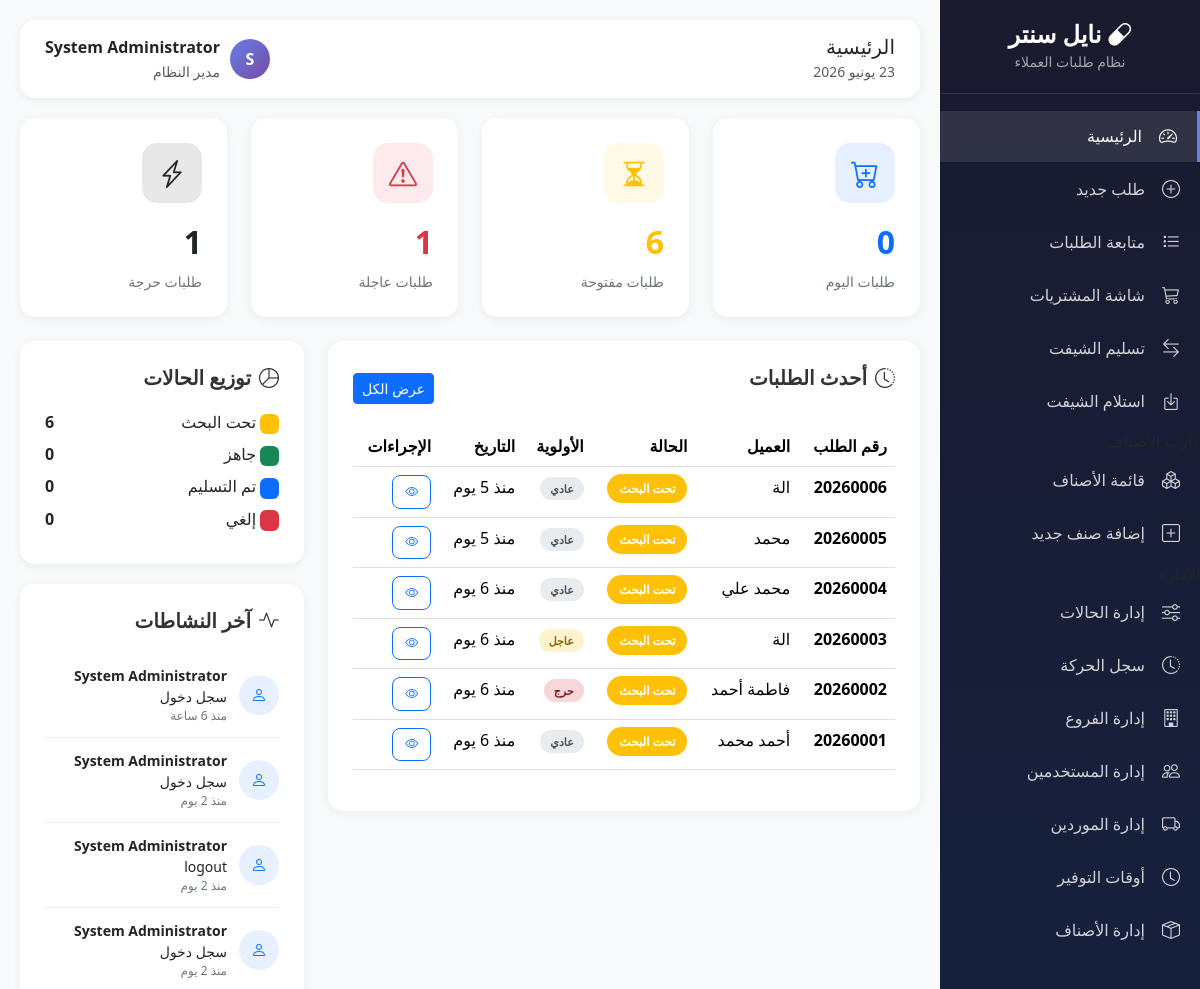
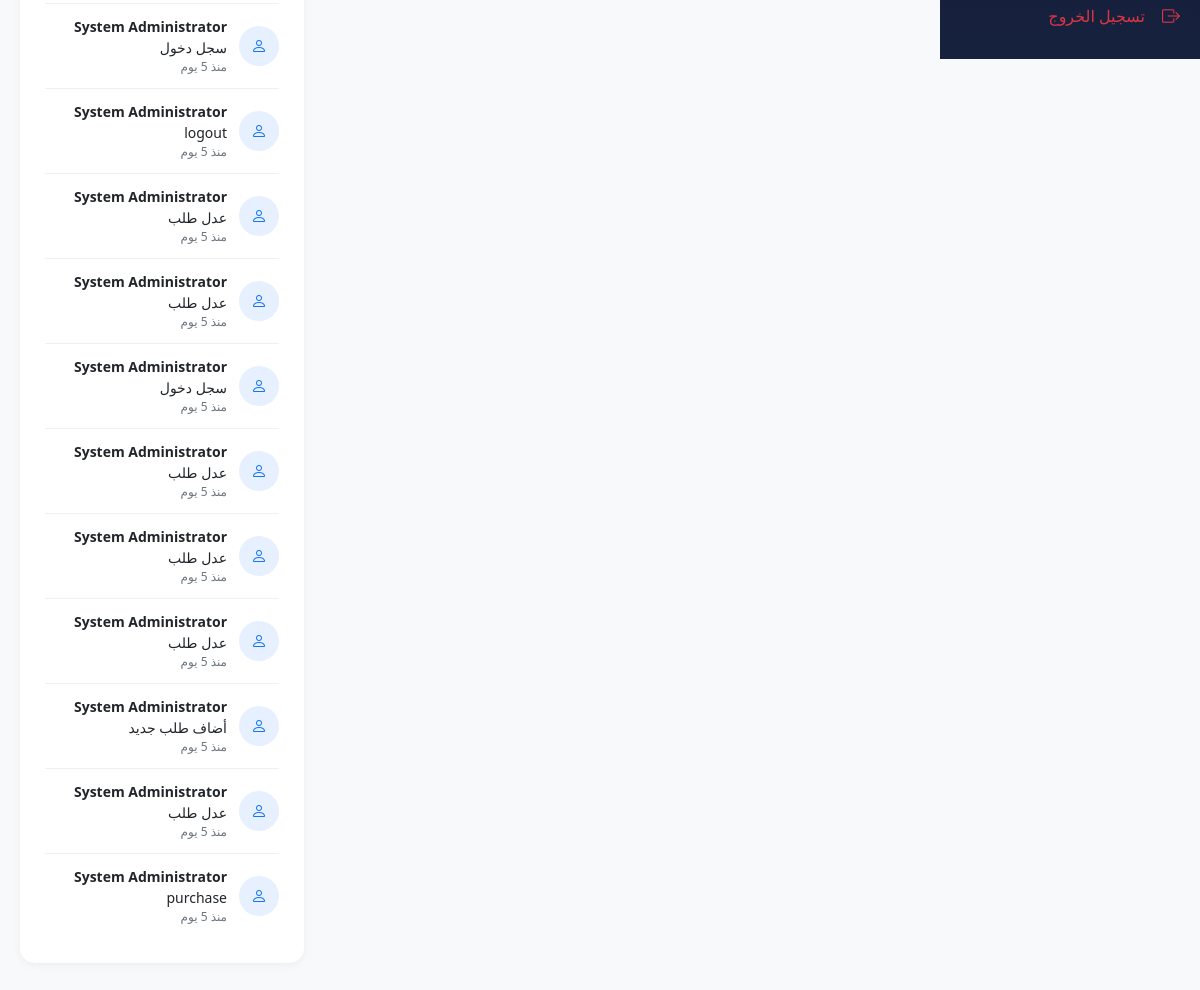
The page /modules/customer-requests/index.php (signed in) on the database its author committed (2 pictures, top to bottom).
### tables this page shows
CREATE TABLE `orders` (
  `id` int(11) NOT NULL,
  `order_number` varchar(20) NOT NULL,
  `customer_id` int(11) DEFAULT NULL,
  `customer_code` varchar(50) DEFAULT NULL,
  `customer_name` varchar(100) NOT NULL,
  `customer_phone` varchar(20) DEFAULT NULL,
  `customer_phone2` varchar(20) DEFAULT NULL,
  `customer_address` varchar(255) DEFAULT NULL,
  `branch_code` varchar(20) DEFAULT NULL,
  `order_date` datetime DEFAULT current_timestamp(),
  `priority` enum('normal','urgent','critical') DEFAULT 'normal',
  `status_id` int(11) DEFAULT 1,
  `total_items` int(11) DEFAULT 0,
  `notes` text DEFAULT NULL,
  `created_by` int(11) NOT NULL,
  `created_at` timestamp NOT NULL DEFAULT current_timestamp(),
  `updated_by` int(11) DEFAULT NULL,
  `updated_at` timestamp NULL DEFAULT NULL,
  `total_discount_type` enum('percentage','fixed') DEFAULT NULL,
  `total_discount_value` decimal(10,2) DEFAULT 0.00,
  `final_total` decimal(10,2) DEFAULT 0.00
);

CREATE TABLE `order_statuses` (
  `id` int(11) NOT NULL,
  `status_name` varchar(50) NOT NULL,
  `status_color` varchar(20) DEFAULT '#6c757d',
  `sort_order` int(11) DEFAULT 0,
  `is_default` tinyint(1) DEFAULT 0,
  `is_final` tinyint(1) DEFAULT 0,
  `is_active` tinyint(1) DEFAULT 1,
  `created_at` timestamp NOT NULL DEFAULT current_timestamp(),
  `updated_at` timestamp NOT NULL DEFAULT current_timestamp() ON UPDATE current_timestamp()
);

CREATE TABLE `activity_logs` (
  `id` int(11) NOT NULL,
  `user_id` int(11) DEFAULT NULL,
  `user_name` varchar(100) DEFAULT NULL,
  `action` varchar(50) NOT NULL,
  `table_name` varchar(50) DEFAULT NULL,
  `record_id` int(11) DEFAULT NULL,
  `old_value` text DEFAULT NULL,
  `new_value` text DEFAULT NULL,
  `ip_address` varchar(50) DEFAULT NULL,
  `created_at` timestamp NOT NULL DEFAULT current_timestamp()
);

CREATE TABLE `users` (
  `id` int(11) NOT NULL,
  `username` varchar(50) NOT NULL,
  `password` varchar(255) NOT NULL,
  `full_name` varchar(100) NOT NULL,
  `role` enum('admin','pharmacist','purchaser','cashier') DEFAULT 'pharmacist',
  `branch_code` varchar(20) DEFAULT NULL,
  `phone` varchar(20) DEFAULT NULL,
  `is_active` tinyint(1) DEFAULT 1,
  `last_login` datetime DEFAULT NULL,
  `created_at` timestamp NOT NULL DEFAULT current_timestamp(),
  `updated_at` timestamp NOT NULL DEFAULT current_timestamp() ON UPDATE current_timestamp()
);

### core/config.php (called while the page is built, shortened)
<?php
function timeAgo($datetime) {
    $time = strtotime($datetime);
    $now = time();
    $diff = $now - $time;
    if ($diff < 86400) return 'منذ ' . floor($diff / 3600) . ' ساعة';
    if ($diff < 604800) return 'منذ ' . floor($diff / 86400) . ' يوم';
    return date('Y-m-d', $time);
}
function arabicDate($date) {
    $d = new DateTime($date);
    $day = $d->format('d');
    $month = AR_MONTHS[(int)$d->format('m') - 1];
    $year = $d->format('Y');
    return "$day $month $year";
}

### modules/customer-requests/index.php (the view, shortened to what this page needs)
<?php
require_once __DIR__ . '/../../core/config.php';
$db = getDB();
$stats = [];
$stmt = $db->query("SELECT COUNT(*) as count FROM orders WHERE DATE(order_date) = CURDATE()");
$stats['today_orders'] = $stmt->fetch()['count'];
$stmt = $db->query("SELECT COUNT(*) as count FROM orders o
    JOIN order_statuses os ON o.status_id = os.id
    WHERE os.is_final = 0");
$stats['open_orders'] = $stmt->fetch()['count'];
$stmt = $db->query("SELECT COUNT(*) as count FROM orders WHERE priority = 'urgent' AND status_id IN (SELECT id FROM order_statuses WHERE is_final = 0)");
$stats['urgent_orders'] = $stmt->fetch()['count'];
$stmt = $db->query("SELECT COUNT(*) as count FROM orders WHERE priority = 'critical' AND status_id IN (SELECT id FROM order_statuses WHERE is_final = 0)");
$stats['critical_orders'] = $stmt->fetch()['count'];
$stmt = $db->query("SELECT o.*, os.status_name, os.status_color, u.full_name as creator_name
    FROM orders o
    JOIN order_statuses os ON o.status_id = os.id
    JOIN users u ON o.created_by = u.id
    ORDER BY o.created_at DESC LIMIT 10");
$recent_orders = $stmt->fetchAll();
$stmt = $db->query("SELECT os.status_name, os.status_color, COUNT(o.id) as count
    FROM order_statuses os
    LEFT JOIN orders o ON os.id = o.status_id
    WHERE os.is_active = 1
    GROUP BY os.id, os.status_name, os.status_color
    ORDER BY os.sort_order");
$status_dist = $stmt->fetchAll();
$stmt = $db->query("SELECT al.*, u.full_name as user_name
    FROM activity_logs al
    LEFT JOIN users u ON al.user_id = u.id
    ORDER BY al.created_at DESC LIMIT 15");
$activities = $stmt->fetchAll();
$page_title = 'الرئيسية';
?>
<!DOCTYPE html>
<html lang="ar" dir="rtl">
<head>
    <link href="https://cdn.jsdelivr.net/npm/bootstrap@5.3.2/dist/css/bootstrap.rtl.min.css" rel="stylesheet">
    <link href="https://cdn.jsdelivr.net/npm/bootstrap-icons@1.11.1/font/bootstrap-icons.css" rel="stylesheet">
    <link href="https://cdn.datatables.net/1.13.7/css/dataTables.bootstrap5.min.css" rel="stylesheet">
</head>
<body>
<?php require_once __DIR__ . '/../../includes/sidebar.php'; ?>
    <div class="main-content">
        <div class="topbar">
            <div>
                <h5 class="mb-0"><?= $page_title ?></h5>
                <small class="text-muted"><?= arabicDate(date('Y-m-d')) ?></small>
            </div>
            <div class="d-flex align-items-center">
                <div class="user-avatar"><?= mb_substr($_SESSION['user_name'], 0, 1) ?></div>
                <div>
                    <div class="fw-bold"><?= $_SESSION['user_name'] ?></div>
                    <small class="text-muted"><?= $_SESSION['user_role'] === 'admin' ? 'مدير النظام' : 'صيدلي' ?></small>
                </div>
            </div>
        </div>
        <div class="row g-4 mb-4">
            <div class="col-md-3">
                <div class="stat-card">
                    <div class="stat-icon bg-primary bg-opacity-10 text-primary">
                        <i class="bi bi-cart-plus"></i>
                    </div>
                    <div class="stat-value text-primary"><?= $stats['today_orders'] ?></div>
                    <div class="stat-label">طلبات اليوم</div>
                </div>
            </div>
            <div class="col-md-3">
                <div class="stat-card">
                    <div class="stat-icon bg-warning bg-opacity-10 text-warning">
                        <i class="bi bi-hourglass-split"></i>
                    </div>
                    <div class="stat-value text-warning"><?= $stats['open_orders'] ?></div>
                    <div class="stat-label">طلبات مفتوحة</div>
                </div>
            </div>
            <div class="col-md-3">
                <div class="stat-card">
                    <div class="stat-icon bg-danger bg-opacity-10 text-danger">
                        <i class="bi bi-exclamation-triangle"></i>
                    </div>
                    <div class="stat-value text-danger"><?= $stats['urgent_orders'] ?></div>
                    <div class="stat-label">طلبات عاجلة</div>
                </div>
            </div>
            <div class="col-md-3">
                <div class="stat-card">
                    <div class="stat-icon bg-dark bg-opacity-10 text-dark">
                        <i class="bi bi-lightning-charge"></i>
                    </div>
                    <div class="stat-value text-dark"><?= $stats['critical_orders'] ?></div>
                    <div class="stat-label">طلبات حرجة</div>
                </div>
            </div>
        </div>
        <div class="row">
            <div class="col-lg-8">
                <div class="content-card">
                    <div class="d-flex justify-content-between align-items-center mb-3">
                        <h5><i class="bi bi-clock-history me-2"></i>أحدث الطلبات</h5>
                        <a href="orders.php" class="btn btn-sm btn-primary">عرض الكل</a>
                    </div>
                    <div class="table-responsive">
                        <table class="table table-hover">
                            <thead>
                                <tr>
                                    <th>رقم الطلب</th>
                                    <th>العميل</th>
                                    <th>الحالة</th>
                                    <th>الأولوية</th>
                                    <th>التاريخ</th>
                                    <th>الإجراءات</th>
                                </tr>
                            </thead>
                            <tbody>
                                <?php foreach ($recent_orders as $order): ?>
                                <tr>
                                    <td class="fw-bold"><?= $order['order_number'] ?></td>
                                    <td><?= $order['customer_name'] ?></td>
                                    <td>
                                        <span class="status-badge" style="background: <?= $order['status_color'] ?>">
                                            <?= $order['status_name'] ?>
                                        </span>
                                    </td>
                                    <td>
                                        <span class="priority-badge priority-<?= $order['priority'] ?>">
                                            <?= $order['priority'] === 'normal' ? 'عادي' : ($order['priority'] === 'urgent' ? 'عاجل' : 'حرج') ?>
                                        </span>
                                    </td>
                                    <td><?= timeAgo($order['created_at']) ?></td>
                                    <td>
                                        <a href="orders.php?view=<?= $order['id'] ?>" class="btn btn-sm btn-outline-primary btn-action">
                                            <i class="bi bi-eye"></i>
                                        </a>
                                    </td>
                                </tr>
                                <?php endforeach; ?>
                            </tbody>
                        </table>
                    </div>
                </div>
            </div>
            <div class="col-lg-4">
                <div class="content-card">
                    <h5><i class="bi bi-pie-chart me-2"></i>توزيع الحالات</h5>
                    <?php foreach ($status_dist as $status): ?>
                    <div class="d-flex justify-content-between align-items-center mb-2">
                        <span>
                            <span class="badge" style="background: <?= $status['status_color'] ?>">&nbsp;</span>
                            <?= $status['status_name'] ?>
                        </span>
                        <span class="fw-bold"><?= $status['count'] ?></span>
                    </div>
                    <?php endforeach; ?>
                </div>
                <div class="content-card">
                    <h5><i class="bi bi-activity me-2"></i>آخر النشاطات</h5>
                    <?php foreach ($activities as $activity): ?>
                    <div class="activity-item">
                        <div class="activity-icon bg-primary bg-opacity-10 text-primary">
                            <i class="bi bi-person"></i>
                        </div>
                        <div class="activity-content">
                            <div class="small">
                                <strong><?= $activity['user_name'] ?? 'System' ?></strong>
                                <?= $activity['action'] === 'login' ? 'سجل دخول' : ($activity['action'] === 'create' ? 'أضاف طلب جديد' : ($activity['action'] === 'update' ? 'عدل طلب' : $activity['action'])) ?>
                            </div>
                            <div class="activity-time"><?= timeAgo($activity['created_at']) ?></div>
                        </div>
                    </div>
                    <?php endforeach; ?>
                </div>
            </div>
        </div>
    </div>
</body>
</html>

### modules/customer-requests/index.php (style rules this page uses)
:root { --primary: #667eea; --secondary: #764ba2; --success: #198754; --warning: #ffc107; --danger: #dc3545; --info: #0dcaf0; }
body { background: #f8f9fa; font-family: 'Segoe UI', Tahoma, Geneva, Verdana, sans-serif; }
.main-content { margin-right: 260px; padding: 20px; }
.topbar { background: white; border-radius: 15px; padding: 15px 25px; margin-bottom: 20px; box-shadow: 0 2px 10px rgba(0,0,0,0.05); display: flex; justify-content: space-between; align-items: center; }
.stat-card { background: white; border-radius: 15px; padding: 25px; box-shadow: 0 2px 10px rgba(0,0,0,0.05); transition: transform 0.2s; border: none; }
.stat-icon { width: 60px; height: 60px; border-radius: 15px; display: flex; align-items: center; justify-content: center; font-size: 28px; margin-bottom: 15px; }
.stat-value { font-size: 32px; font-weight: 700; margin-bottom: 5px; }
.stat-label { color: #6c757d; font-size: 14px; }
.content-card { background: white; border-radius: 15px; padding: 25px; box-shadow: 0 2px 10px rgba(0,0,0,0.05); margin-bottom: 20px; }
.content-card h5 { margin-bottom: 20px; color: #333; font-weight: 700; }
.status-badge { padding: 6px 12px; border-radius: 20px; font-size: 12px; font-weight: 600; color: white; }
.priority-badge { padding: 4px 10px; border-radius: 15px; font-size: 11px; font-weight: 600; }
.priority-normal { background: #e9ecef; color: #495057; }
.priority-urgent { background: #fff3cd; color: #856404; }
.priority-critical { background: #f8d7da; color: #721c24; }
.activity-item { padding: 12px 0; border-bottom: 1px solid #f0f0f0; display: flex; align-items: center; }
.activity-item:last-child { border-bottom: none; }
.activity-icon { width: 40px; height: 40px; border-radius: 50%; display: flex; align-items: center; justify-content: center; margin-left: 12px; font-size: 16px; flex-shrink: 0; }
.activity-content { flex: 1; }
.activity-time { color: #6c757d; font-size: 12px; }
.user-avatar { width: 40px; height: 40px; border-radius: 50%; background: linear-gradient(135deg, var(--primary), var(--secondary)); color: white; display: flex; align-items: center; justify-content: center; font-weight: 700; margin-left: 10px; }
.btn-action { padding: 6px 12px; border-radius: 8px; font-size: 13px; }

### rows shown on the page
orders: customer "6", order_number "20260005", customer_name "محمد", status.status_name "تحت البحث", priority "عادي", created_at "منذ 5 يوم"
orders: order_number "20260006", customer_name "الة", status.status_name "تحت البحث", priority "عادي", created_at "منذ 5 يوم"
orders: order_number "20260004", customer_name "محمد علي", status.status_name "تحت البحث", priority "عادي", created_at "منذ 6 يوم"
orders: order_number "20260003", customer_name "الة", status.status_name "تحت البحث", priority "عاجل", created_at "منذ 6 يوم"
orders: order_number "20260002", customer_name "فاطمة أحمد", status.status_name "تحت البحث", priority "حرج", created_at "منذ 6 يوم"
orders: order_number "20260001", customer_name "أحمد محمد", status.status_name "تحت البحث", priority "عادي", created_at "منذ 6 يوم"
activity_logs: user.full_name "System Administrator", action "سجل دخول", created_at "منذ 6 ساعة"
activity_logs: user.full_name "System Administrator", action "سجل دخول", created_at "منذ 2 يوم"
activity_logs: user.full_name "System Administrator", action "logout", created_at "منذ 2 يوم"
activity_logs: user.full_name "System Administrator", action "سجل دخول", created_at "منذ 2 يوم"
activity_logs: user.full_name "System Administrator", action "سجل دخول", created_at "منذ 5 يوم"
activity_logs: user.full_name "System Administrator", action "logout", created_at "منذ 5 يوم"
activity_logs: user.full_name "System Administrator", action "عدل طلب", created_at "منذ 5 يوم"
activity_logs: user.full_name "System Administrator", action "عدل طلب", created_at "منذ 5 يوم"
activity_logs: user.full_name "System Administrator", action "سجل دخول", created_at "منذ 5 يوم"
activity_logs: user.full_name "System Administrator", action "عدل طلب", created_at "منذ 5 يوم"
activity_logs: user.full_name "System Administrator", action "عدل طلب", created_at "منذ 5 يوم"
activity_logs: user.full_name "System Administrator", action "عدل طلب", created_at "منذ 5 يوم"
activity_logs: user.full_name "System Administrator", action "أضاف طلب جديد", created_at "منذ 5 يوم"
activity_logs: user.full_name "System Administrator", action "عدل طلب", created_at "منذ 5 يوم"
activity_logs: user.full_name "System Administrator", action "purchase", created_at "منذ 5 يوم"

### other values the page prints
$page_title "الرئيسية"
mb_substr($_SESSION['user_name'], 0, 1) "S"
$_SESSION['user_name'] "System Administrator"
$stats['today_orders'] "0"
$stats['urgent_orders'] "1"
$stats['critical_orders'] "1"
$status['status_name'] "تحت البحث"
$status['count'] "6"
$status['status_name'] "جاهز"
$status['count'] "0"
$status['status_name'] "تم التسليم"
$status['status_name'] "إلغي"
